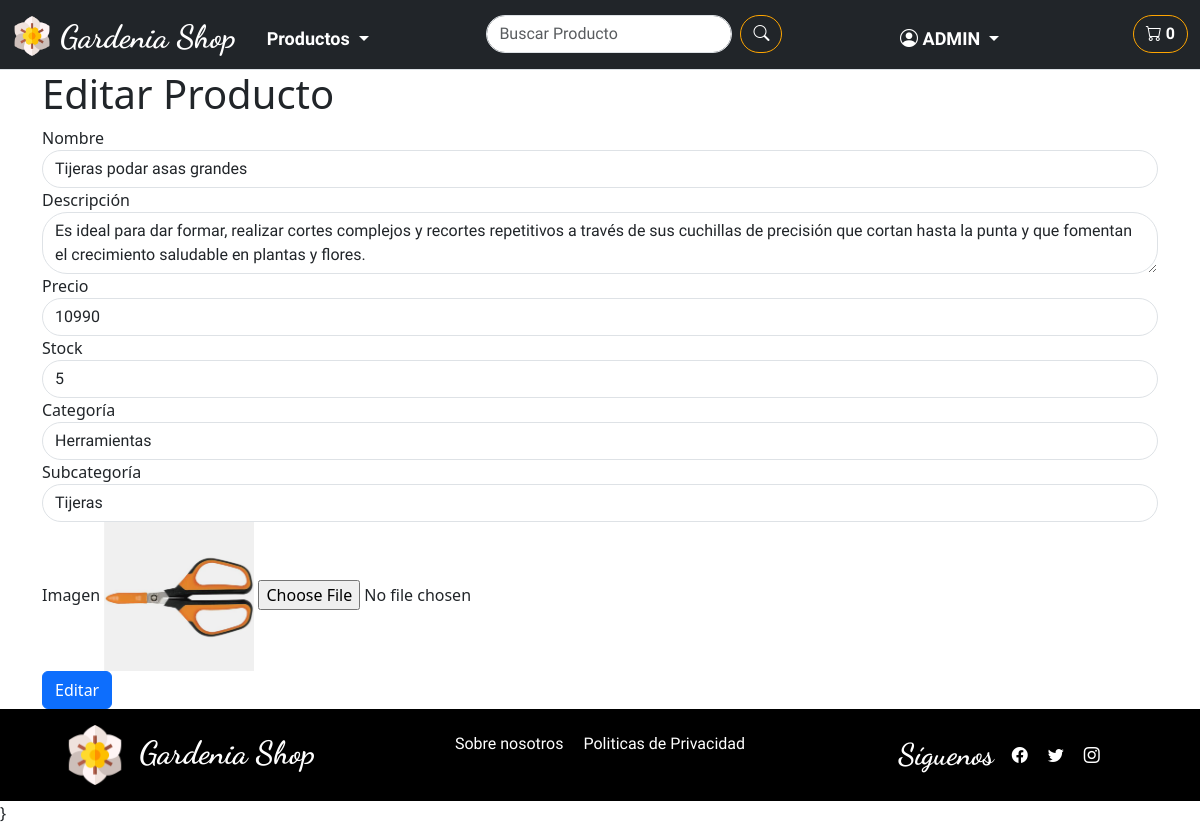
Screenshot of /shopWeb/admin/productos/editar/20 (signed in) with the database file from the repository.
### shopWeb/models.py (models this page shows, shortened)
class Producto(models.Model):
    id_categoria = models.ForeignKey(Categoria, on_delete=models.CASCADE, related_name='categoria_producto')
    id_subcategoria = models.ForeignKey(SubCategoria, on_delete=models.CASCADE, related_name='subcategoria_producto')
    id_producto = models.AutoField(primary_key=True)
    nombre = models.CharField(max_length=80)
    precio = models.IntegerField()
    stock = models.IntegerField()
    descripcion = models.CharField(max_length=250, blank=True, null=True)
    img = models.ImageField(upload_to='productos/', null=True, blank=True)

class Categoria(models.Model):
    categoria_id = models.AutoField(primary_key=True)
    categoria_nombre = models.CharField( max_length=50)

class SubCategoria(models.Model):
    subcategoria_id = models.AutoField(primary_key=True)
    categoria = models.ForeignKey(Categoria, on_delete=models.CASCADE, related_name='categorias_productos')
    subcategoria_nombre = models.CharField(max_length=50)

### shopWeb/views.py (the view)
# urls.py: path('admin/productos/editar/<int:id>', views.producto_editar, name='editar_producto'),
@login_required
@user_passes_test(es_admin)
def producto_editar(request, id):
    producto = get_object_or_404(Producto, id_producto=id)
    if request.method == 'POST':
        form = ProductoForm(request.POST, request.FILES, instance=producto)
        if form.is_valid():
            form.save()
            return redirect('productos')
    else:
        form = ProductoForm(instance=producto)
    categorias = Categoria.objects.all()
    subcategorias = SubCategoria.objects.filter(categoria=producto.id_categoria)
    return render(request, 'shopWeb/admin/producto_editar.html', {
        'form': form,
        'producto': producto,
        'categorias': categorias,
        'subcategorias': subcategorias
    })

### shopWeb/forms.py
class ProductoForm(forms.ModelForm):
    class Meta:
        model = Producto
        fields = '__all__'
        exclude = ['id_producto']
        labels = {
            'nombre': 'Nombre',
            'precio': 'Precio',
            'stock': 'Stock',
            'descripcion': 'Descripción',
            'img': 'Imagen',
            'id_categoria': 'Categoría',   # Asegúrate de usar el nombre correcto de los campos de clave foránea
            'id_subcategoria': 'Subcategoría',
        }
        widgets = {
            'nombre': forms.TextInput(attrs={'class': 'form-control'}),
            'precio': forms.NumberInput(attrs={'class': 'form-control'}),
            'stock': forms.NumberInput(attrs={'class': 'form-control'}),
            'descripcion': forms.Textarea(attrs={'class': 'form-control'}),
            'img': forms.FileInput(attrs={'class': 'form-control'}),
            'id_categoria': forms.Select(attrs={'class': 'form-control'}),
            'id_subcategoria': forms.Select(attrs={'class': 'form-control'}),
        }

### shopWeb/views.py (called while the page is built)
def es_admin(user):
    return user.is_staff

### shopWeb/templates/shopWeb/admin/producto_editar.html (shortened to what this page needs)
{% extends 'shopWeb/layouts/base.html' %}
{% load static %}
{% block content %}
    <div class="container">
        <h1>Editar Producto</h1>
        <form method="POST" enctype="multipart/form-data">
            <div class="form-group">
                <label for="nombre">Nombre</label>
                <input type="text" class="form-control" id="nombre" name="nombre" value="{{ producto.nombre }}">
            </div>
            <div class="form-group">
                <label for="descripcion">Descripción</label>
                <textarea class="form-control" id="descripcion" name="descripcion">{{ producto.descripcion }}</textarea>
            </div>
            <div class="form-group">
                <label for="precio">Precio</label>
                <input type="number" class="form-control" id="precio" name="precio" value="{{ producto.precio }}">
            </div>
            <div class="form-group">
                <label for="stock">Stock</label>
                <input type="number" class="form-control" id="stock" name="stock" value="{{ producto.stock }}">
            </div>
            <div class="form-group">
                <label for="categoria">Categoría</label>
                <select class="form-control" id="categoria" name="id_categoria">
                    {% for categoria in categorias %}
                        <option value="{{ categoria.categoria_id }}" {% if producto.id_categoria == categoria %}selected{% endif %}>{{ categoria.categoria_nombre }}</option>
                    {% endfor %}
                </select>
            </div>
            <div class="form-group">
                <label for="subcategoria">Subcategoría</label>
                <select class="form-control" id="subcategoria" name="id_subcategoria">
                    {% for subcategoria in subcategorias %}
                        <option value="{{ subcategoria.subcategoria_id }}" {% if producto.id_subcategoria == subcategoria %}selected{% endif %}>{{ subcategoria.subcategoria_nombre }}</option>
                    {% endfor %}
                </select>
            </div>
            <div class="form-group">
                <label for="imagen">Imagen</label>
                {% if producto.img %}
                    <img src="{{ producto.img.url }}"
                        alt="{{ producto.nombre }}"
                        style="max-width: 150px; max-height: 150px;">
                {% else %}
                    No image
                {% endif %}
                <input type="file" class="form-control-file" id="imagen" name="img">
            </div>
            <button type="submit" class="btn btn-primary">Editar</button>
        </form>
    </div>
{% endblock %}

### shopWeb/templates/shopWeb/layouts/navbar.html (shortened to what this page needs)
{% load static %}
<link rel="stylesheet" type="text/css" href="{% static 'css/style.css' %}">
<nav
    class="navbar navbar-dark navbar-expand-lg bg-dark sticky-top border-bottom pb-0">
    <div
        class="container-fluid d-flex align-items-center justify-content-between">
        <div class="d-flex align-items-start">
            <img src="{% static 'img/logo/logo_color.png' %}" alt="logo color"
                width="40" class="me-2 mt-2">
            <a class="navbar-brand dancing-script-font"
                href="{% url 'index' %}">
                <h5>Gardenia Shop</h5>
            </a>
        </div>
        <div class="offcanvas bg-dark offcanvas-end flex-column" id="offcanvas"
            aria-labelledby="offcanvasLabel">
            <div class="offcanvas-body justify-content-start align-items-start">
                <ul
                    class="navbar-nav me-auto d-flex flex-column flex-lg-row flex-grow-1 align-items-start justify-content-between">
                    <li class="nav-item dropdown">
                        <a class="nav-link dropdown-toggle comfortaa-font"
                            href="#PRODUCTOS" id="navbarDropdownMenuLink1"
                            role="button" data-bs-toggle="dropdown"
                            aria-expanded="false">
                            Productos
                        </a>
                    </li>
                    <form class="d-flex" role="search">
                        <input type="text" class="form-control me-2"
                            placeholder="Buscar Producto">
                        <button type="submit" class="btn btn-outline-success">
                            <i class="bi bi-search"></i>
                        </button>
                    </form>
                    {% if request.user.is_authenticated %}
                    {% if request.user.is_staff %}
                    <li class="nav-item dropdown">
                        <a class="nav-link dropdown-toggle"
                            id="navbarDropdownMenuLink1" role="button"
                            data-bs-toggle="dropdown" aria-expanded="false">
                            <i class="bi bi-person-circle"></i>
                            {{request.user.username}}
                        </a>
                    </li>
                    {% endif %}
                    {% else %}
                    <a class="nav-link comfortaa-font" id="singin" href="#"
                        data-bs-toggle="modal" data-bs-target="#modalSignin">
                        <i class="bi bi-person-circle"></i> Iniciar Sesión
                    </a>
                    {% endif %}
                    <button class="btn btn-outline-success ms-3 carrito-button"
                        type="button" data-bs-toggle="offcanvas"
                        data-bs-target="#carrito-offcanvas"
                        aria-controls="offcanvasCarrito">
                        <i class="bi bi-cart"></i>
                        <span id="carrito-icono">0</span>
                    </button>
                </ul>
            </div>
        </div>
    </div>
</nav>

### shopWeb/static/css/style.css (style rules this page uses)
:root { --color-primary: #FFA500; --color-secondary: #FFD700; --color-tertiary: #32CD32; --color-red: #aa2929f0; --color-dark: #333333; --color-light: #FFFFFF; --color-black: #000000; }
html, body { height: 100vh; }
body { display: flex; flex-direction: column; }
.dancing-script-font { font-family: "Dancing Script", cursive; font-optical-sizing: auto; font-size: xx-large; font-weight: 700; font-style: normal; }
.comfortaa-font { font-family: "Comfortaa", sans-serif; font-optical-sizing: auto; font-weight: 700; font-style: normal; }
h5 { padding-top: 5px; font-family: "Dancing Script", cursive; font-optical-sizing: auto; font-size: xx-large; font-weight: 700; font-style: normal; color: var(--color-light); }
ul { list-style: none; }
a { text-decoration: none; color: var(--color-light); }
.navbar-brand { font-size: 30px; font-weight: bold; }
.nav-link { font-family: "Comfortaa", sans-serif; font-size: 18px; font-weight: bold; color: var(--color-light); padding: 10px 15px; white-space: nowrap; }
#navbarDropdownMenuLink1 { color: var(--color-light); font-family: "Comfortaa", sans-serif; font-size: 18px; font-weight: bold; padding: 10px 15px; }
.form-control { border-radius: 25px; font-family: "Comfortaa", sans-serif; }
.btn-outline-success { border-color: var(--color-primary); color: var(--color-light); font-weight: bold; border-radius: 25px; white-space: nowrap; }
.offcanvas-body { padding: 20px; overflow-y: auto; }
.politicas-page p, ul, li { font-family: "Comfortaa", sans-serif; font-size: 18px; font-weight: bold; color: var(--color-dark); }

### rows the page displays
Producto: nombre "Tijeras podar asas grandes", descripcion "Es ideal para dar formar, realizar cortes complejos y recortes repetitivos a través de sus cuchillas de precisión que cortan hasta la punta y que fomentan el crecimiento saludable en plantas y flores.", precio "10990", stock "5", id_categoria "Herramientas", id_subcategoria "Tijeras", img (picture)

### other values shown
{{ request.user.username }} "ADMIN"
